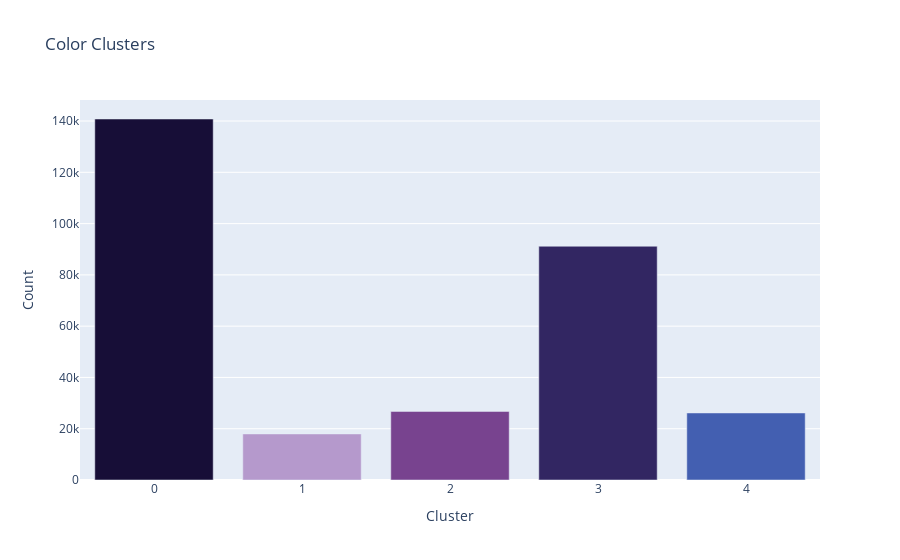

Write notebook code for a chart like this one.
### Code cell
import pandas as pd
import plotly.graph_objects as go
from sklearn.cluster import KMeans
import cv2
import plotly.express as px
from sklearn.decomposition import PCA
import numpy as np

# Load the image using OpenCV
image_path = "bracelet_color.jpg"  # Replace with the path to your image
#image_path = "test.png"
image = cv2.imread(image_path)
image = cv2.cvtColor(image, cv2.COLOR_BGR2RGB)

# Reshape the image to a 1D array of pixels
pixels = image.reshape(-1, 3)

# Convert the pixel values to a DataFrame
df = pd.DataFrame(pixels, columns=["Red", "Green", "Blue"])

# Perform clustering on the pixel values
num_clusters = 5  # Adjust the number of clusters as per your preference
kmeans = KMeans(n_clusters=num_clusters)
kmeans.fit(df)

df['Cluster'] = kmeans.labels_
# Count the number of pixels in each cluster
cluster_counts = df['Cluster'].value_counts().sort_index()
# Compute the centroid colors of each cluster
centroid_colors = kmeans.cluster_centers_.astype(int)
cluster_colors = [tuple(color) for color in centroid_colors]

# # Create a bar plot using Plotly
cluster_counts = df['Cluster'].value_counts().sort_index()
fig = go.Figure(data=[
    go.Bar(
        x=cluster_counts.index,
        y=cluster_counts.values,
        marker_color=[f"rgb{color}" for color in cluster_colors]
    )
])

# Update the layout of the plot
fig.update_layout(
    xaxis_title='Cluster',
    yaxis_title='Count',
    title='Color Clusters'
)

# Show the plot
fig.show()

### Figure 1 — Plotly figure (JSON) as saved in the notebook; plotly's stock layout.template omitted (floating-point values rounded to 4 significant figures)
{"data": [{"marker": {"color": ["rgb(23, 14, 55)", "rgb(181, 153, 204)", "rgb(120, 67, 143)", "rgb(50, 38, 98)", "rgb(67, 95, 177)"]}, "type": "bar", "x": [0, 1, 2, 3, 4], "y": [140795, 17967, 26741, 91171, 26146]}], "layout": {"title": {"text": "Color Clusters"}, "xaxis": {"title": {"text": "Cluster"}}, "yaxis": {"title": {"text": "Count"}}}}
